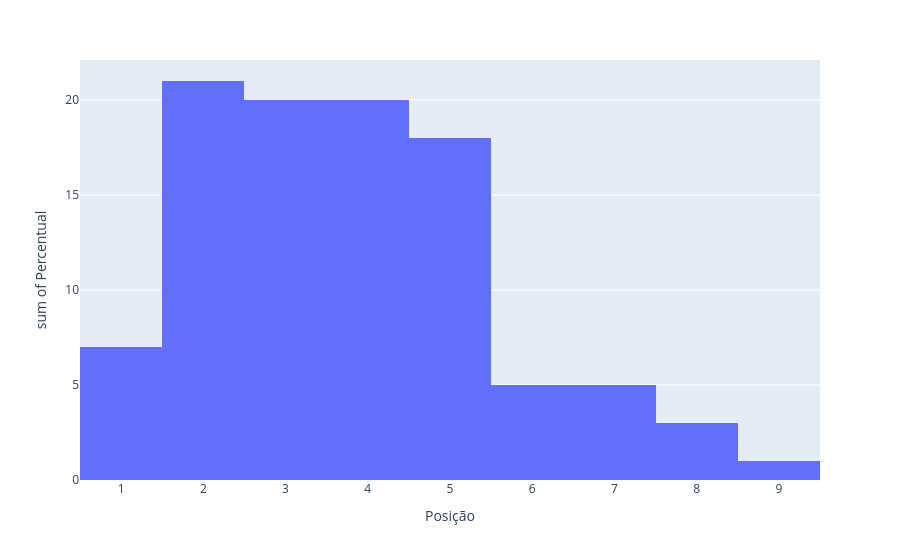

The code cell stored with this chart in its notebook:
### Code cell
bar_pos = (
    dfig2['Posição']
    .value_counts(normalize=True)
    .mul(100)
    .reset_index(name='Percentual')
)
fig3 = px.histogram(
    bar_pos,
    x='Posição',
    y='Percentual',
    nbins=14   
)
fig3.show()

### Figure 1 — Plotly figure (JSON) as saved in the notebook; plotly's stock layout.template omitted (floating-point values rounded to 4 significant figures)
{"data": [{"bingroup": "x", "histfunc": "sum", "hovertemplate": "Posição=%{x}<br>sum of Percentual=%{y}<extra></extra>", "legendgroup": "", "marker": {"color": "#636efa", "pattern": {"shape": ""}}, "name": "", "nbinsx": 14, "orientation": "v", "showlegend": false, "type": "histogram", "x": [2, 4, 3, 5, 1, 6, 7, 8, 9], "xaxis": "x", "y": [21.0, 20.0, 20.0, 18.0, 7.0, 5.0, 5.0, 3.0, 1.0], "yaxis": "y"}], "layout": {"barmode": "relative", "legend": {"tracegroupgap": 0}, "margin": {"t": 60}, "xaxis": {"anchor": "y", "domain": [0, 1], "title": {"text": "Posição"}}, "yaxis": {"anchor": "x", "domain": [0, 1], "title": {"text": "sum of Percentual"}}}}
